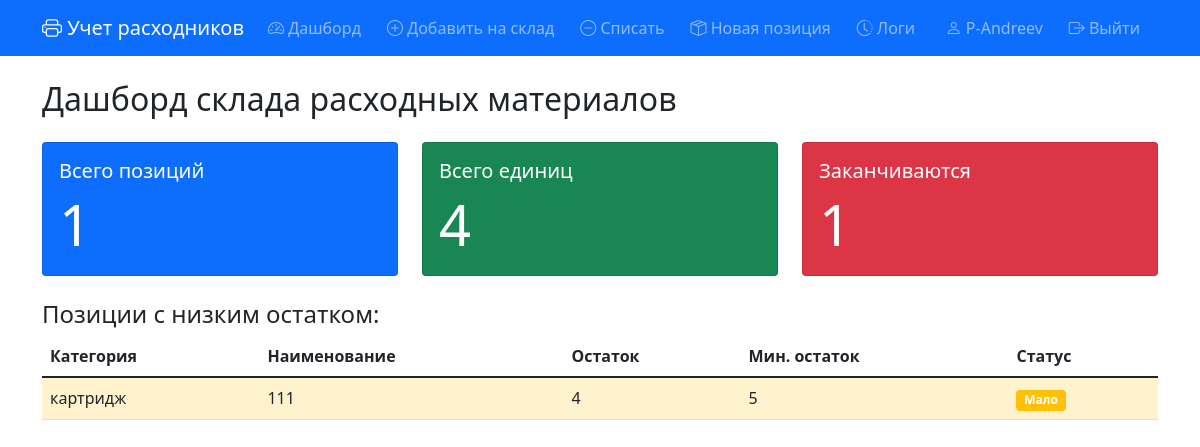
The app's page /dashboard (signed in) with its own data.
### tables this page shows
CREATE TABLE users (
            id INTEGER PRIMARY KEY AUTOINCREMENT,
            username TEXT UNIQUE NOT NULL,
            password_hash TEXT NOT NULL,
            created_at TIMESTAMP DEFAULT CURRENT_TIMESTAMP
        );

CREATE TABLE items (
            id INTEGER PRIMARY KEY AUTOINCREMENT,
            name TEXT NOT NULL,
            category_id INTEGER,
            quantity INTEGER DEFAULT 0,
            min_quantity INTEGER DEFAULT 5,
            created_at TIMESTAMP DEFAULT CURRENT_TIMESTAMP,
            FOREIGN KEY (category_id) REFERENCES categories (id)
        );

### app.py (the view)
@app.route('/dashboard')
@login_required
def dashboard():
    conn = get_db()
    cursor = conn.cursor()
    cursor.execute('SELECT COUNT(*) as total_items FROM items')
    total_items = cursor.fetchone()['total_items']
    cursor.execute('SELECT COALESCE(SUM(quantity), 0) as total_quantity FROM items')
    total_quantity = cursor.fetchone()['total_quantity']
    cursor.execute('''
        SELECT i.id, i.name, i.quantity, i.min_quantity,
               COALESCE(c.name, 'Без категории') as category_name
        FROM items i
        LEFT JOIN categories c ON i.category_id = c.id
        WHERE i.quantity <= i.min_quantity
        ORDER BY i.quantity ASC
    ''')
    low_stock = cursor.fetchall()
    conn.close()
    return render_template('dashboard.html',
                         total_items=total_items,
                         total_quantity=total_quantity,
                         low_stock=low_stock)

### app.py (called while the page is built)
@login_manager.user_loader
def load_user(user_id):
    return get_user_by_id(user_id)

### database.py (called while the page is built)
def get_db():
    conn = sqlite3.connect(DATABASE)
    conn.row_factory = sqlite3.Row
    return conn

def get_user_by_id(user_id):
    conn = get_db()
    cursor = conn.cursor()
    cursor.execute('SELECT * FROM users WHERE id = ?', (user_id,))
    user = cursor.fetchone()
    conn.close()
    if user:
        from models import User
        return User(user['id'], user['username'], user['password_hash'])
    return None

### templates/dashboard.html
{% extends "base.html" %}
{% block content %}
<h2>Дашборд склада расходных материалов</h2>
<div class="row mt-4">
    <div class="col-md-4">
        <div class="card text-white bg-primary">
            <div class="card-body">
                <h5 class="card-title">Всего позиций</h5>
                <p class="card-text display-4">{{ total_items }}</p>
            </div>
        </div>
    </div>
    <div class="col-md-4">
        <div class="card text-white bg-success">
            <div class="card-body">
                <h5 class="card-title">Всего единиц</h5>
                <p class="card-text display-4">{{ total_quantity }}</p>
            </div>
        </div>
    </div>
    <div class="col-md-4">
        <div class="card text-white bg-danger">
            <div class="card-body">
                <h5 class="card-title">Заканчиваются</h5>
                <p class="card-text display-4">{{ low_stock|length }}</p>
            </div>
        </div>
    </div>
</div>
{% if low_stock %}
<div class="mt-4">
    <h4>Позиции с низким остатком:</h4>
    <div class="table-responsive">
        <table class="table table-hover">
            <thead>
                <tr>
                    <th>Категория</th>
                    <th>Наименование</th>
                    <th>Остаток</th>
                    <th>Мин. остаток</th>
                    <th>Статус</th>
                </tr>
            </thead>
            <tbody>
                {% for item in low_stock %}
                <tr class="{{ 'out-of-stock' if item.quantity == 0 else 'low-stock' }}">
                    <td>{{ item.category_name or 'Без категории' }}</td>
                    <td>{{ item.name }}</td>
                    <td>{{ item.quantity }}</td>
                    <td>{{ item.min_quantity }}</td>
                    <td>
                        {% if item.quantity == 0 %}
                        <span class="badge bg-danger">Закончился</span>
                        {% else %}
                        <span class="badge bg-warning">Мало</span>
                        {% endif %}
                    </td>
                </tr>
                {% endfor %}
            </tbody>
        </table>
    </div>
</div>
{% endif %}
{% endblock %}

### templates/base.html (shortened to what this page needs)
<!DOCTYPE html>
<html lang="ru">
<head>
    <link href="https://cdn.jsdelivr.net/npm/bootstrap@5.1.3/dist/css/bootstrap.min.css" rel="stylesheet">
    <link rel="stylesheet" href="https://cdn.jsdelivr.net/npm/bootstrap-icons@1.8.1/font/bootstrap-icons.css">
</head>
<body>
    <nav class="navbar navbar-expand-lg navbar-dark bg-primary">
        <div class="container">
            <a class="navbar-brand" href="{{ url_for('dashboard') }}">
                <i class="bi bi-printer"></i> Учет расходников
            </a>
            {% if current_user.is_authenticated %}
            <div class="collapse navbar-collapse" id="navbarNav">
                <ul class="navbar-nav me-auto">
                    <li class="nav-item">
                        <a class="nav-link" href="{{ url_for('dashboard') }}">
                            <i class="bi bi-speedometer2"></i> Дашборд
                        </a>
                    </li>
                    <li class="nav-item">
                        <a class="nav-link" href="{{ url_for('add_to_warehouse') }}">
                            <i class="bi bi-plus-circle"></i> Добавить на склад
                        </a>
                    </li>
                    <li class="nav-item">
                        <a class="nav-link" href="{{ url_for('write_off') }}">
                            <i class="bi bi-dash-circle"></i> Списать
                        </a>
                    </li>
                    <li class="nav-item">
                        <a class="nav-link" href="{{ url_for('add_item') }}">
                            <i class="bi bi-box-seam"></i> Новая позиция
                        </a>
                    </li>
                    <li class="nav-item">
                        <a class="nav-link" href="{{ url_for('logs') }}">
                            <i class="bi bi-clock-history"></i> Логи
                        </a>
                    </li>
                </ul>
                <ul class="navbar-nav">
                    <li class="nav-item">
                        <span class="nav-link">
                            <i class="bi bi-person"></i> {{ current_user.username }}
                        </span>
                    </li>
                    <li class="nav-item">
                        <a class="nav-link" href="{{ url_for('logout') }}">
                            <i class="bi bi-box-arrow-right"></i> Выйти
                        </a>
                    </li>
                </ul>
            </div>
            {% endif %}
        </div>
    </nav>
    <div class="container mt-4">
        {% block content %}{% endblock %}
    </div>
</body>
</html>

### templates/base.html (style rules this page uses)
.low-stock { background-color: #fff3cd; }
.nav-item { margin-right: 10px; }

### records on screen
users: username "P-Andreev"
items: category_name "картридж", name "111", quantity "4", min_quantity "5", shows "Мало"

### other values on screen
{{ total_items }} "1"
{{ total_quantity }} "4"
{{ low_stock|length }} "1"
